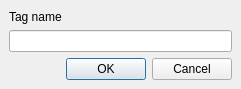
<?xml version="1.0" encoding="UTF-8"?>
<ui version="4.0">
 <class>VariantTagDialog</class>
 <widget class="QDialog" name="VariantTagDialog">
  <property name="geometry">
   <rect>
    <x>0</x>
    <y>0</y>
    <width>241</width>
    <height>89</height>
   </rect>
  </property>
  <property name="windowTitle">
   <string>Add new Tag</string>
  </property>
  <property name="sizeGripEnabled">
   <bool>false</bool>
  </property>
  <layout class="QVBoxLayout" name="verticalLayout">
   <property name="leftMargin">
    <number>0</number>
   </property>
   <property name="topMargin">
    <number>0</number>
   </property>
   <property name="rightMargin">
    <number>0</number>
   </property>
   <property name="bottomMargin">
    <number>0</number>
   </property>
   <item>
    <widget class="QWidget" name="widget" native="true">
     <layout class="QVBoxLayout" name="verticalLayout_2">
      <item>
       <widget class="QWidget" name="labelEditLayout" native="true">
        <layout class="QHBoxLayout" name="horizontalLayout" stretch="0">
         <property name="leftMargin">
          <number>0</number>
         </property>
         <property name="topMargin">
          <number>0</number>
         </property>
         <property name="rightMargin">
          <number>0</number>
         </property>
         <property name="bottomMargin">
          <number>0</number>
         </property>
         <item>
          <widget class="QLabel" name="label">
           <property name="text">
            <string>Tag name</string>
           </property>
          </widget>
         </item>
        </layout>
       </widget>
      </item>
      <item>
       <widget class="QLineEdit" name="lineEditTagName"/>
      </item>
      <item>
       <widget class="QDialogButtonBox" name="buttonBox">
        <property name="orientation">
         <enum>Qt::Horizontal</enum>
        </property>
        <property name="standardButtons">
         <set>QDialogButtonBox::Cancel|QDialogButtonBox::Ok</set>
        </property>
       </widget>
      </item>
     </layout>
    </widget>
   </item>
  </layout>
 </widget>
 <resources/>
 <connections>
  <connection>
   <sender>buttonBox</sender>
   <signal>accepted()</signal>
   <receiver>VariantTagDialog</receiver>
   <slot>accept()</slot>
   <hints>
    <hint type="sourcelabel">
     <x>248</x>
     <y>254</y>
    </hint>
    <hint type="destinationlabel">
     <x>157</x>
     <y>274</y>
    </hint>
   </hints>
  </connection>
  <connection>
   <sender>buttonBox</sender>
   <signal>rejected()</signal>
   <receiver>VariantTagDialog</receiver>
   <slot>reject()</slot>
   <hints>
    <hint type="sourcelabel">
     <x>316</x>
     <y>260</y>
    </hint>
    <hint type="destinationlabel">
     <x>286</x>
     <y>274</y>
    </hint>
   </hints>
  </connection>
 </connections>
</ui>
